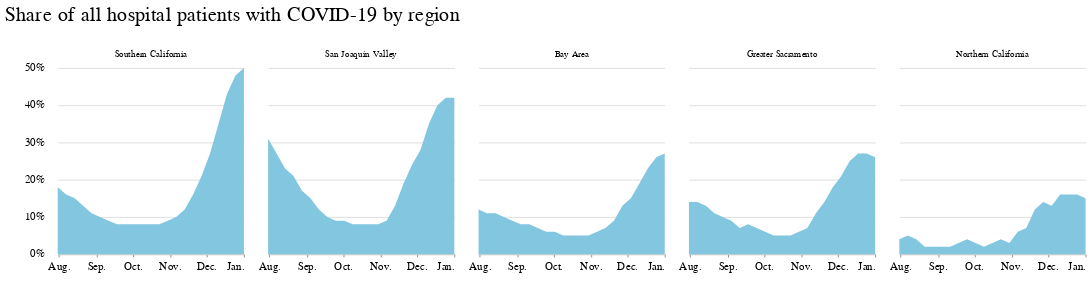

Notebook source saved alongside this figure:
### Code cell
chart = (
    alt.Chart(regions_timeseries)
    .mark_area()
    .encode(
        x=alt.X(
            "week:T", axis=alt.Axis(grid=False, format="%b.", title=" ", tickCount=4)
        ),
        y=alt.Y(
            "covid_patients_share",
            title=" ",
            axis=alt.Axis(
                format="%",
                title="",
                tickCount=5,
                gridColor="#dddddd",
                offset=6,
                tickSize=0,
                domainOpacity=0,
            ),
        ),
        facet=alt.Facet(
            "region",
            columns=5,
            title=" ",
            sort=alt.EncodingSortField(
                "covid_patients_share", op="max", order="descending"
            ),
        ),
        #     color=alt.Color('region', legend=alt.Legend(orient="top", title=' '))
    )
    .properties(
        width=200,
        height=200,
        title="Share of all hospital patients with COVID-19 by region",
    )
)

chart.configure_view(strokeOpacity=0)

### Figure 1 — Vega-Lite specification as saved in the notebook (floating-point values rounded to 4 significant figures)
{"config": {"view": {"width": 800, "height": 450, "strokeOpacity": 0}, "background": "#ffffff", "title": {"anchor": "start", "font": "Benton Gothic Bold, sans", "fontColor": "#000000", "fontSize": 22, "fontWeight": "normal"}, "arc": {"fill": "#82c6df"}, "area": {"fill": "#82c6df"}, "line": {"stroke": "#82c6df", "strokeWidth": 3}, "path": {"stroke": "#82c6df"}, "rect": {"fill": "#82c6df"}, "shape": {"stroke": "#82c6df"}, "bar": {"fill": "#82c6df"}, "point": {"stroke": "#82c6df"}, "symbol": {"fill": "#82c6df", "size": 30}, "axis": {"titleFont": "Benton Gothic Bold, sans", "titleFontSize": 13, "titleFontWeight": "normal", "labelFont": "Benton Gothic, sans", "labelFontSize": 11.5, "labelFontWeight": "normal"}, "axisX": {"labelAngle": 0, "labelPadding": 4, "tickSize": 3}, "axisY": {"labelBaseline": "middle", "maxExtent": 45, "minExtent": 45, "tickSize": 2, "titleAlign": "left", "titleAngle": 0, "titleX": -45, "titleY": -11}, "legend": {"titleFont": "Benton Gothic Bold, sans", "titleFontSize": 13, "titleFontWeight": "normal", "symbolType": "square", "labelFont": "Benton Gothic, sans", "labelFontSize": 11.5}, "range": {"category": ["#3580b1", "#ec8431", "#ab7fb4", "#c89d29", "#adc839", "#829eb1"], "diverging": ["#e68a4f", "#f4bb6a", "#f9e39c", "#dadfe2", "#a6b7c6", "#849eae"], "heatmap": ["#fbf2c7", "#f9e39c", "#f8d36e", "#f4bb6a", "#e68a4f", "#d15a40", "#ab4232"], "ordinal": ["#fbf2c7", "#f9e39c", "#f8d36e", "#f4bb6a", "#e68a4f", "#d15a40", "#ab4232"], "ramp": ["#fbf2c7", "#f9e39c", "#f8d36e", "#f4bb6a", "#e68a4f", "#d15a40", "#ab4232"]}}, "data": {"name": "data-ae16c3338ae5ae9f019726b3f6857151"}, "mark": "area", "encoding": {"facet": {"type": "nominal", "columns": 5, "field": "region", "sort": {"field": "covid_patients_share", "op": "max", "order": "descending"}, "title": " "}, "x": {"type": "temporal", "axis": {"format": "%b.", "grid": false, "tickCount": 4, "title": " "}, "field": "week"}, "y": {"type": "quantitative", "axis": {"domainOpacity": 0, "format": "%", "gridColor": "#dddddd", "offset": 6, "tickCount": 5, "tickSize": 0, "title": ""}, "field": "covid_patients_share", "title": " "}}, "height": 200, "title": "Share of all hospital patients with COVID-19 by region", "width": 200, "$schema": "https://vega.github.io/schema/vega-lite/v4.8.1.json", "datasets": {"data-ae16c3338ae5ae9f019726b3f6857151": [{"week": "2020-07-31T00:00:00", "region": "Bay Area", "total_covid_patients": 971.0, "all_patients": 8403.0, "total_beds": 14490.0, "covid_patients_share": 0.12}, {"week": "2020-07-31T00:00:00", "region": "Greater Sacramento", "total_covid_patients": 470.0, "all_patients": 3320.0, "total_beds": 5303.0, "covid_patients_share": 0.14}, {"week": "2020-07-31T00:00:00", "region": "Northern California", "total_covid_patients": 29.0, "all_patients": 710.0, "total_beds": 1804.0, "covid_patients_share": 0.04}, {"week": "2020-07-31T00:00:00", "region": "San Joaquin Valley", "total_covid_patients": 1389.0, "all_patients": 4505.0, "total_beds": 8795.0, "covid_patients_share": 0.31}, {"week": "2020-07-31T00:00:00", "region": "Southern California", "total_covid_patients": 4691.0, "all_patients": 26000.0, "total_beds": 50340.0, "covid_patients_share": 0.18}, {"week": "2020-08-07T00:00:00", "region": "Bay Area", "total_covid_patients": 890.0, "all_patients": 8170.0, "total_beds": 14690.0, "covid_patients_share": 0.11}, {"week": "2020-08-07T00:00:00", "region": "Greater Sacramento", "total_covid_patients": 454.0, "all_patients": 3325.0, "total_beds": 4967.0, "covid_patients_share": 0.14}, {"week": "2020-08-07T00:00:00", "region": "Northern California", "total_covid_patients": 34.0, "all_patients": 709.0, "total_beds": 1759.0, "covid_patients_share": 0.05}, {"week": "2020-08-07T00:00:00", "region": "San Joaquin Valley", "total_covid_patients": 1214.0, "all_patients": 4459.0, "total_beds": 9841.0, "covid_patients_share": 0.27}, {"week": "2020-08-07T00:00:00", "region": "Southern California", "total_covid_patients": 4156.0, "all_patients": 25440.0, "total_beds": 60890.0, "covid_patients_share": 0.16}, {"week": "2020-08-14T00:00:00", "region": "Bay Area", "total_covid_patients": 926.0, "all_patients": 8515.0, "total_beds": 16430.0, "covid_patients_share": 0.11}, {"week": "2020-08-14T00:00:00", "region": "Greater Sacramento", "total_covid_patients": 448.0, "all_patients": 3488.0, "total_beds": 5137.0, "covid_patients_share": 0.13}, {"week": "2020-08-14T00:00:00", "region": "Northern California", "total_covid_patients": 25.0, "all_patients": 707.0, "total_beds": 1991.0, "covid_patients_share": 0.04}, {"week": "2020-08-14T00:00:00", "region": "San Joaquin Valley", "total_covid_patients": 1072.0, "all_patients": 4643.0, "total_beds": 10080.0, "covid_patients_share": 0.23}, {"week": "2020-08-14T00:00:00", "region": "Southern California", "total_covid_patients": 3869.0, "all_patients": 25780.0, "total_beds": 55230.0, "covid_patients_share": 0.15}, {"week": "2020-08-21T00:00:00", "region": "Bay Area", "total_covid_patients": 853.0, "all_patients": 8432.0, "total_beds": 15140.0, "covid_patients_share": 0.1}, {"week": "2020-08-21T00:00:00", "region": "Greater Sacramento", "total_covid_patients": 381.0, "all_patients": 3390.0, "total_beds": 5283.0, "covid_patients_share": 0.11}, {"week": "2020-08-21T00:00:00", "region": "Northern California", "total_covid_patients": 17.0, "all_patients": 694.0, "total_beds": 1628.0, "covid_patients_share": 0.02}, {"week": "2020-08-21T00:00:00", "region": "San Joaquin Valley", "total_covid_patients": 956.0, "all_patients": 4600.0, "total_beds": 7867.0, "covid_patients_share": 0.21}, {"week": "2020-08-21T00:00:00", "region": "Southern California", "total_covid_patients": 3440.0, "all_patients": 25850.0, "total_beds": 51670.0, "covid_patients_share": 0.13}, {"week": "2020-08-28T00:00:00", "region": "Bay Area", "total_covid_patients": 752.0, "all_patients": 8252.0, "total_beds": 15090.0, "covid_patients_share": 0.09}, {"week": "2020-08-28T00:00:00", "region": "Greater Sacramento", "total_covid_patients": 347.0, "all_patients": 3364.0, "total_beds": 5404.0, "covid_patients_share": 0.1}, {"week": "2020-08-28T00:00:00", "region": "Northern California", "total_covid_patients": 12.0, "all_patients": 714.0, "total_beds": 1571.0, "covid_patients_share": 0.02}, {"week": "2020-08-28T00:00:00", "region": "San Joaquin Valley", "total_covid_patients": 772.0, "all_patients": 4569.0, "total_beds": 7945.0, "covid_patients_share": 0.17}, {"week": "2020-08-28T00:00:00", "region": "Southern California", "total_covid_patients": 2914.0, "all_patients": 25380.0, "total_beds": 56040.0, "covid_patients_share": 0.11}, {"week": "2020-09-04T00:00:00", "region": "Bay Area", "total_covid_patients": 691.0, "all_patients": 8274.0, "total_beds": 15310.0, "covid_patients_share": 0.08}, {"week": "2020-09-04T00:00:00", "region": "Greater Sacramento", "total_covid_patients": 308.0, "all_patients": 3262.0, "total_beds": 5256.0, "covid_patients_share": 0.09}, {"week": "2020-09-04T00:00:00", "region": "Northern California", "total_covid_patients": 12.0, "all_patients": 728.0, "total_beds": 1660.0, "covid_patients_share": 0.02}, {"week": "2020-09-04T00:00:00", "region": "San Joaquin Valley", "total_covid_patients": 672.0, "all_patients": 4432.0, "total_beds": 8030.0, "covid_patients_share": 0.15}, {"week": "2020-09-04T00:00:00", "region": "Southern California", "total_covid_patients": 2543.0, "all_patients": 25150.0, "total_beds": 47260.0, "covid_patients_share": 0.1}, {"week": "2020-09-11T00:00:00", "region": "Bay Area", "total_covid_patients": 646.0, "all_patients": 8383.0, "total_beds": 15340.0, "covid_patients_share": 0.08}, {"week": "2020-09-11T00:00:00", "region": "Greater Sacramento", "total_covid_patients": 251.0, "all_patients": 3367.0, "total_beds": 5241.0, "covid_patients_share": 0.07}, {"week": "2020-09-11T00:00:00", "region": "Northern California", "total_covid_patients": 14.0, "all_patients": 713.0, "total_beds": 1600.0, "covid_patients_share": 0.02}, {"week": "2020-09-11T00:00:00", "region": "San Joaquin Valley", "total_covid_patients": 531.0, "all_patients": 4326.0, "total_beds": 7840.0, "covid_patients_share": 0.12}, {"week": "2020-09-11T00:00:00", "region": "Southern California", "total_covid_patients": 2216.0, "all_patients": 25250.0, "total_beds": 47550.0, "covid_patients_share": 0.09}, {"week": "2020-09-18T00:00:00", "region": "Bay Area", "total_covid_patients": 573.0, "all_patients": 8385.0, "total_beds": 15040.0, "covid_patients_share": 0.07}, {"week": "2020-09-18T00:00:00", "region": "Greater Sacramento", "total_covid_patients": 260.0, "all_patients": 3397.0, "total_beds": 5237.0, "covid_patients_share": 0.08}, {"week": "2020-09-18T00:00:00", "region": "Northern California", "total_covid_patients": 21.0, "all_patients": 742.0, "total_beds": 1659.0, "covid_patients_share": 0.03}, {"week": "2020-09-18T00:00:00", "region": "San Joaquin Valley", "total_covid_patients": 460.0, "all_patients": 4393.0, "total_beds": 8022.0, "covid_patients_share": 0.1}, {"week": "2020-09-18T00:00:00", "region": "Southern California", "total_covid_patients": 2123.0, "all_patients": 25270.0, "total_beds": 47740.0, "covid_patients_share": 0.08}, {"week": "2020-09-25T00:00:00", "region": "Bay Area", "total_covid_patients": 512.0, "all_patients": 8311.0, "total_beds": 15480.0, "covid_patients_share": 0.06}, {"week": "2020-09-25T00:00:00", "region": "Greater Sacramento", "total_covid_patients": 233.0, "all_patients": 3456.0, "total_beds": 5328.0, "covid_patients_share": 0.07}, {"week": "2020-09-25T00:00:00", "region": "Northern California", "total_covid_patients": 29.0, "all_patients": 755.0, "total_beds": 1661.0, "covid_patients_share": 0.04}, {"week": "2020-09-25T00:00:00", "region": "San Joaquin Valley", "total_covid_patients": 400.0, "all_patients": 4375.0, "total_beds": 8122.0, "covid_patients_share": 0.09}, {"week": "2020-09-25T00:00:00", "region": "Southern California", "total_covid_patients": 2021.0, "all_patients": 25310.0, "total_beds": 47900.0, "covid_patients_share": 0.08}, {"week": "2020-10-02T00:00:00", "region": "Bay Area", "total_covid_patients": 484.0, "all_patients": 8315.0, "total_beds": 15090.0, "covid_patients_share": 0.06}, {"week": "2020-10-02T00:00:00", "region": "Greater Sacramento", "total_covid_patients": 193.0, "all_patients": 3426.0, "total_beds": 5236.0, "covid_patients_share": 0.06}, {"week": "2020-10-02T00:00:00", "region": "Northern California", "total_covid_patients": 23.0, "all_patients": 704.0, "total_beds": 1601.0, "covid_patients_share": 0.03}, {"week": "2020-10-02T00:00:00", "region": "San Joaquin Valley", "total_covid_patients": 388.0, "all_patients": 4308.0, "total_beds": 7997.0, "covid_patients_share": 0.09}, {"week": "2020-10-02T00:00:00", "region": "Southern California", "total_covid_patients": 2073.0, "all_patients": 25750.0, "total_beds": 47840.0, "covid_patients_share": 0.08}, {"week": "2020-10-09T00:00:00", "region": "Bay Area", "total_covid_patients": 454.0, "all_patients": 8441.0, "total_beds": 15400.0, "covid_patients_share": 0.05}, {"week": "2020-10-09T00:00:00", "region": "Greater Sacramento", "total_covid_patients": 182.0, "all_patients": 3388.0, "total_beds": 5341.0, "covid_patients_share": 0.05}, {"week": "2020-10-09T00:00:00", "region": "Northern California", "total_covid_patients": 18.0, "all_patients": 729.0, "total_beds": 1659.0, "covid_patients_share": 0.02}, {"week": "2020-10-09T00:00:00", "region": "San Joaquin Valley", "total_covid_patients": 352.0, "all_patients": 4316.0, "total_beds": 7953.0, "covid_patients_share": 0.08}, {"week": "2020-10-09T00:00:00", "region": "Southern California", "total_covid_patients": 2065.0, "all_patients": 25750.0, "total_beds": 47960.0, "covid_patients_share": 0.08}, {"week": "2020-10-16T00:00:00", "region": "Bay Area", "total_covid_patients": 410.0, "all_patients": 8300.0, "total_beds": 15310.0, "covid_patients_share": 0.05}, {"week": "2020-10-16T00:00:00", "region": "Greater Sacramento", "total_covid_patients": 170.0, "all_patients": 3381.0, "total_beds": 5322.0, "covid_patients_share": 0.05}, {"week": "2020-10-16T00:00:00", "region": "Northern California", "total_covid_patients": 22.0, "all_patients": 721.0, "total_beds": 1652.0, "covid_patients_share": 0.03}, {"week": "2020-10-16T00:00:00", "region": "San Joaquin Valley", "total_covid_patients": 358.0, "all_patients": 4318.0, "total_beds": 7975.0, "covid_patients_share": 0.08}, {"week": "2020-10-16T00:00:00", "region": "Southern California", "total_covid_patients": 2070.0, "all_patients": 26020.0, "total_beds": 47340.0, "covid_patients_share": 0.08}, {"week": "2020-10-23T00:00:00", "region": "Bay Area", "total_covid_patients": 413.0, "all_patients": 8411.0, "total_beds": 15300.0, "covid_patients_share": 0.05}, {"week": "2020-10-23T00:00:00", "region": "Greater Sacramento", "total_covid_patients": 171.0, "all_patients": 3342.0, "total_beds": 5302.0, "covid_patients_share": 0.05}, {"week": "2020-10-23T00:00:00", "region": "Northern California", "total_covid_patients": 29.0, "all_patients": 706.0, "total_beds": 1670.0, "covid_patients_share": 0.04}, {"week": "2020-10-23T00:00:00", "region": "San Joaquin Valley", "total_covid_patients": 348.0, "all_patients": 4309.0, "total_beds": 8153.0, "covid_patients_share": 0.08}, {"week": "2020-10-23T00:00:00", "region": "Southern California", "total_covid_patients": 1974.0, "all_patients": 25940.0, "total_beds": 47580.0, "covid_patients_share": 0.08}, {"week": "2020-10-30T00:00:00", "region": "Bay Area", "total_covid_patients": 456.0, "all_patients": 8366.0, "total_beds": 12870.0, "covid_patients_share": 0.05}, {"week": "2020-10-30T00:00:00", "region": "Greater Sacramento", "total_covid_patients": 190.0, "all_patients": 3386.0, "total_beds": 4523.0, "covid_patients_share": 0.06}, {"week": "2020-10-30T00:00:00", "region": "Northern California", "total_covid_patients": 24.0, "all_patients": 731.0, "total_beds": 1385.0, "covid_patients_share": 0.03}, {"week": "2020-10-30T00:00:00", "region": "San Joaquin Valley", "total_covid_patients": 376.0, "all_patients": 4469.0, "total_beds": 6896.0, "covid_patients_share": 0.08}, {"week": "2020-10-30T00:00:00", "region": "Southern California", "total_covid_patients": 2254.0, "all_patients": 26340.0, "total_beds": 42840.0, "covid_patients_share": 0.09}, {"week": "2020-11-06T00:00:00", "region": "Bay Area", "total_covid_patients": 503.0, "all_patients": 8638.0, "total_beds": 13010.0, "covid_patients_share": 0.06}, {"week": "2020-11-06T00:00:00", "region": "Greater Sacramento", "total_covid_patients": 257.0, "all_patients": 3489.0, "total_beds": 4643.0, "covid_patients_share": 0.07}, {"week": "2020-11-06T00:00:00", "region": "Northern California", "total_covid_patients": 45.0, "all_patients": 744.0, "total_beds": 1421.0, "covid_patients_share": 0.06}, {"week": "2020-11-06T00:00:00", "region": "San Joaquin Valley", "total_covid_patients": 433.0, "all_patients": 4572.0, "total_beds": 6942.0, "covid_patients_share": 0.09}, {"week": "2020-11-06T00:00:00", "region": "Southern California", "total_covid_patients": 2541.0, "all_patients": 26720.0, "total_beds": 43170.0, "covid_patients_share": 0.1}, {"week": "2020-11-13T00:00:00", "region": "Bay Area", "total_covid_patients": 595.0, "all_patients": 8800.0, "total_beds": 13130.0, "covid_patients_share": 0.07}, {"week": "2020-11-13T00:00:00", "region": "Greater Sacramento", "total_covid_patients": 376.0, "all_patients": 3556.0, "total_beds": 4634.0, "covid_patients_share": 0.11}, {"week": "2020-11-13T00:00:00", "region": "Northern California", "total_covid_patients": 55.0, "all_patients": 736.0, "total_beds": 1375.0, "covid_patients_share": 0.07}, {"week": "2020-11-13T00:00:00", "region": "San Joaquin Valley", "total_covid_patients": 607.0, "all_patients": 4582.0, "total_beds": 6893.0, "covid_patients_share": 0.13}, {"week": "2020-11-13T00:00:00", "region": "Southern California", "total_covid_patients": 3205.0, "all_patients": 27160.0, "total_beds": 43200.0, "covid_patients_share": 0.12}, {"week": "2020-11-20T00:00:00", "region": "Bay Area", "total_covid_patients": 792.0, "all_patients": 8648.0, "total_beds": 13180.0, "covid_patients_share": 0.09}, {"week": "2020-11-20T00:00:00", "region": "Greater Sacramento", "total_covid_patients": 507.0, "all_patients": 3532.0, "total_beds": 4613.0, "covid_patients_share": 0.14}, {"week": "2020-11-20T00:00:00", "region": "Northern California", "total_covid_patients": 88.0, "all_patients": 731.0, "total_beds": 1373.0, "covid_patients_share": 0.12}, {"week": "2020-11-20T00:00:00", "region": "San Joaquin Valley", "total_covid_patients": 853.0, "all_patients": 4556.0, "total_beds": 6921.0, "covid_patients_share": 0.19}, {"week": "2020-11-20T00:00:00", "region": "Southern California", "total_covid_patients": 4305.0, "all_patients": 27270.0, "total_beds": 43040.0, "covid_patients_share": 0.16}, {"week": "2020-11-27T00:00:00", "region": "Bay Area", "total_covid_patients": 1062.0, "all_patients": 8441.0, "total_beds": 12910.0, "covid_patients_share": 0.13}, {"week": "2020-11-27T00:00:00", "region": "Greater Sacramento", "total_covid_patients": 650.0, "all_patients": 3524.0, "total_beds": 4628.0, "covid_patients_share": 0.18}, {"week": "2020-11-27T00:00:00", "region": "Northern California", "total_covid_patients": 107.0, "all_patients": 772.0, "total_beds": 1424.0, "covid_patients_share": 0.14}, {"week": "2020-11-27T00:00:00", "region": "San Joaquin Valley", "total_covid_patients": 1120.0, "all_patients": 4681.0, "total_beds": 6952.0, "covid_patients_share": 0.24}, {"week": "2020-11-27T00:00:00", "region": "Southern California", "total_covid_patients": 5934.0, "all_patients": 27610.0, "total_beds": 43100.0, "covid_patients_share": 0.21}, {"week": "2020-12-04T00:00:00", "region": "Bay Area", "total_covid_patients": 1333.0, "all_patients": 8910.0, "total_beds": 12900.0, "covid_patients_share": 0.15}, {"week": "2020-12-04T00:00:00", "region": "Greater Sacramento", "total_covid_patients": 767.0, "all_patients": 3580.0, "total_beds": 4620.0, "covid_patients_share": 0.21}, {"week": "2020-12-04T00:00:00", "region": "Northern California", "total_covid_patients": 99.0, "all_patients": 747.0, "total_beds": 1313.0, "covid_patients_share": 0.13}, {"week": "2020-12-04T00:00:00", "region": "San Joaquin Valley", "total_covid_patients": 1440.0, "all_patients": 5096.0, "total_beds": 6638.0, "covid_patients_share": 0.28}, {"week": "2020-12-04T00:00:00", "region": "Southern California", "total_covid_patients": 7813.0, "all_patients": 29330.0, "total_beds": 43320.0, "covid_patients_share": 0.27}, {"week": "2020-12-11T00:00:00", "region": "Bay Area", "total_covid_patients": 1710.0, "all_patients": 8927.0, "total_beds": 12810.0, "covid_patients_share": 0.19}, {"week": "2020-12-11T00:00:00", "region": "Greater Sacramento", "total_covid_patients": 906.0, "all_patients": 3585.0, "total_beds": 4663.0, "covid_patients_share": 0.25}, {"week": "2020-12-11T00:00:00", "region": "Northern California", "total_covid_patients": 121.0, "all_patients": 766.0, "total_beds": 1257.0, "covid_patients_share": 0.16}, {"week": "2020-12-11T00:00:00", "region": "San Joaquin Valley", "total_covid_patients": 1817.0, "all_patients": 5123.0, "total_beds": 6516.0, "covid_patients_share": 0.35}, {"week": "2020-12-11T00:00:00", "region": "Southern California", "total_covid_patients": 10540.0, "all_patients": 30200.0, "total_beds": 43590.0, "covid_patients_share": 0.35}, {"week": "2020-12-18T00:00:00", "region": "Bay Area", "total_covid_patients": 2036.0, "all_patients": 8938.0, "total_beds": 12890.0, "covid_patients_share": 0.23}, {"week": "2020-12-18T00:00:00", "region": "Greater Sacramento", "total_covid_patients": 987.0, "all_patients": 3618.0, "total_beds": 4723.0, "covid_patients_share": 0.27}, {"week": "2020-12-18T00:00:00", "region": "Northern California", "total_covid_patients": 121.0, "all_patients": 771.0, "total_beds": 1318.0, "covid_patients_share": 0.16}, {"week": "2020-12-18T00:00:00", "region": "San Joaquin Valley", "total_covid_patients": 2074.0, "all_patients": 5146.0, "total_beds": 6613.0, "covid_patients_share": 0.4}, {"week": "2020-12-18T00:00:00", "region": "Southern California", "total_covid_patients": 13340.0, "all_patients": 31070.0, "total_beds": 43740.0, "covid_patients_share": 0.43}, {"week": "2020-12-25T00:00:00", "region": "Bay Area", "total_covid_patients": 2260.0, "all_patients": 8811.0, "total_beds": 12910.0, "covid_patients_share": 0.26}, {"week": "2020-12-25T00:00:00", "region": "Greater Sacramento", "total_covid_patients": 963.0, "all_patients": 3559.0, "total_beds": 4775.0, "covid_patients_share": 0.27}, {"week": "2020-12-25T00:00:00", "region": "Northern California", "total_covid_patients": 123.0, "all_patients": 747.0, "total_beds": 1292.0, "covid_patients_share": 0.16}, {"week": "2020-12-25T00:00:00", "region": "San Joaquin Valley", "total_covid_patients": 2151.0, "all_patients": 5129.0, "total_beds": 6508.0, "covid_patients_share": 0.42}, {"week": "2020-12-25T00:00:00", "region": "Southern California", "total_covid_patients": 15140.0, "all_patients": 31440.0, "total_beds": 43950.0, "covid_patients_share": 0.48}, {"week": "2021-01-01T00:00:00", "region": "Bay Area", "total_covid_patients": 2442.0, "all_patients": 9117.0, "total_beds": 12930.0, "covid_patients_share": 0.27}, {"week": "2021-01-01T00:00:00", "region": "Greater Sacramento", "total_covid_patients": 969.0, "all_patients": 3680.0, "total_beds": 4829.0, "covid_patients_share": 0.26}, {"week": "2021-01-01T00:00:00", "region": "Northern California", "total_covid_patients": 119.0, "all_patients": 785.0, "total_beds": 1269.0, "covid_patients_share": 0.15}, {"week": "2021-01-01T00:00:00", "region": "San Joaquin Valley", "total_covid_patients": 2211.0, "all_patients": 5243.0, "total_beds": 6461.0, "covid_patients_share": 0.42}, {"week": "2021-01-01T00:00:00", "region": "Southern California", "total_covid_patients": 16230.0, "all_patients": 32430.0, "total_beds": 44440.0, "covid_patients_share": 0.5}]}}
